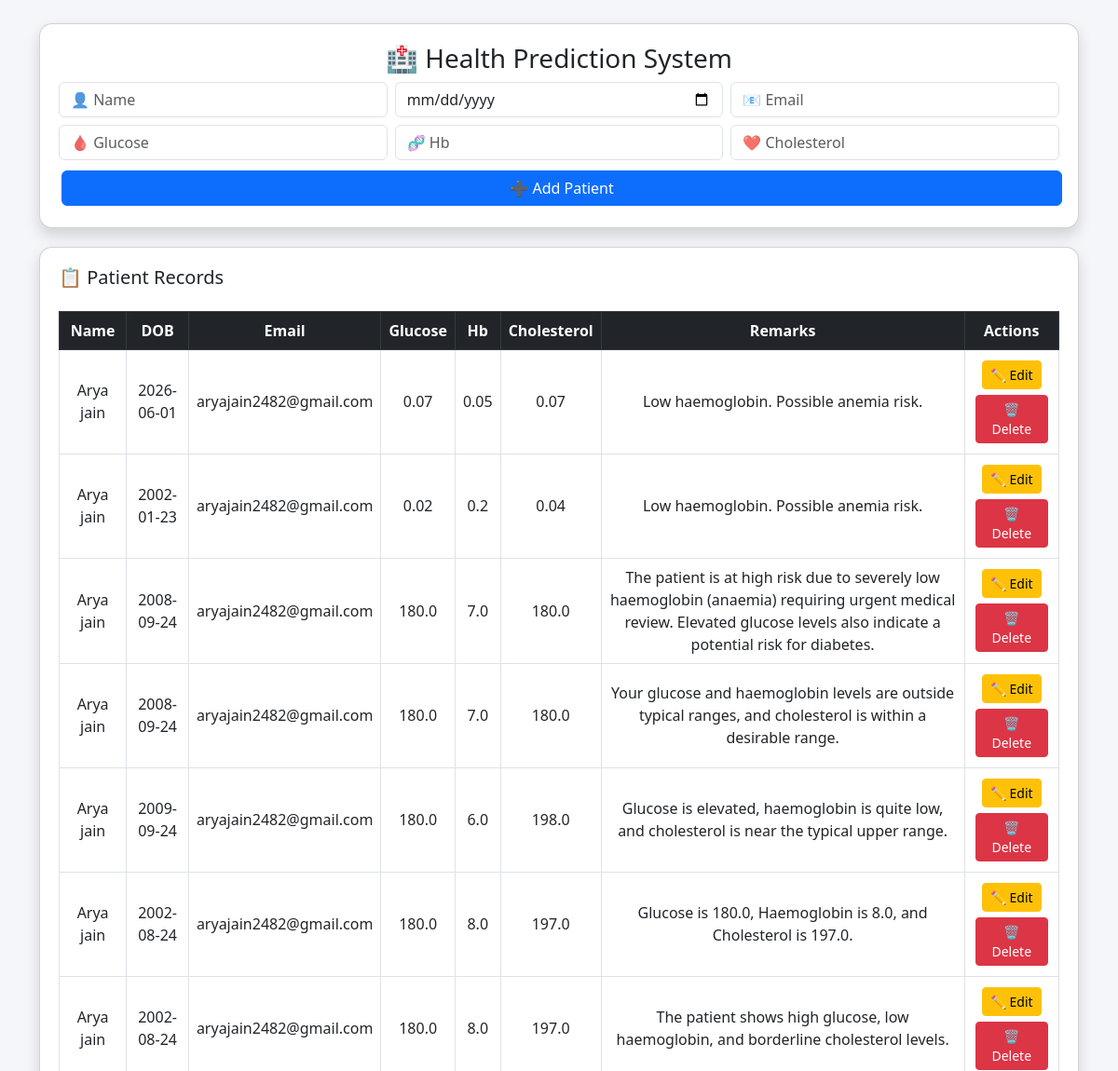
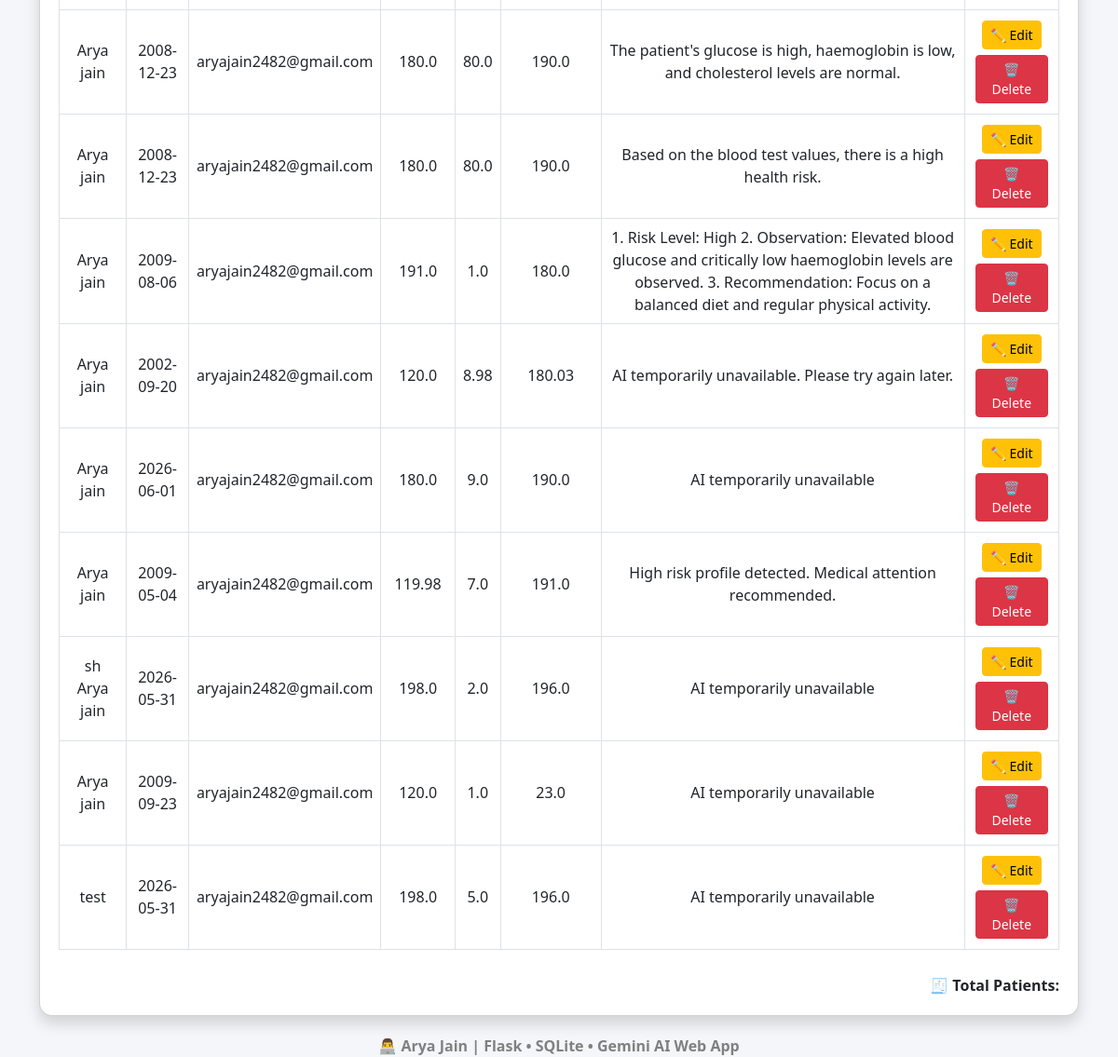
The page / on the database its author committed (2 pictures, top to bottom).
### tables this page shows
CREATE TABLE patients (
    id INTEGER PRIMARY KEY AUTOINCREMENT,
    name TEXT,
    dob TEXT,
    email TEXT,
    glucose REAL,
    haemoglobin REAL,
    cholesterol REAL,
    remarks TEXT
);

### app.py (the view, shortened to what this page needs)
@app.route("/", methods=["GET", "POST"])
def home():
    conn = sqlite3.connect("patients.db")
    cursor = conn.cursor()
    cursor.execute("SELECT * FROM patients")
    patients = cursor.fetchall()
    conn.close()
    return render_template("index.html", patients=patients)

### templates/index.html (shortened to what this page needs)
<!DOCTYPE html>
<html>
<head>
    <link href="https://cdn.jsdelivr.net/npm/bootstrap@5.3.0/dist/css/bootstrap.min.css" rel="stylesheet">
</head>
<body>
<div class="container">
    <div class="card shadow">
        <h3 class="text-center">🏥 Health Prediction System</h3>
        <form method="POST" class="row g-2">
            <div class="col-md-4">
                <input class="form-control" name="name" placeholder="👤 Name" required>
            </div>
            <div class="col-md-4">
                <input class="form-control" type="date" name="dob" required>
            </div>
            <div class="col-md-4">
                <input class="form-control" name="email" placeholder="📧 Email" required>
            </div>
            <div class="col-md-4">
                <input class="form-control" name="glucose" placeholder="🩸 Glucose" required>
            </div>
            <div class="col-md-4">
                <input class="form-control" name="haemoglobin" placeholder="🧬 Hb" required>
            </div>
            <div class="col-md-4">
                <input class="form-control" name="cholesterol" placeholder="❤️ Cholesterol" required>
            </div>
            <div class="col-12">
                <button class="btn btn-primary w-100">➕ Add Patient</button>
            </div>
        </form>
    </div>
    <div class="card shadow">
        <h5>📋 Patient Records</h5>
        <table class="table table-bordered table-hover mt-3">
            <thead class="table-dark">
                <tr>
                    <th>Name</th>
                    <th>DOB</th>
                    <th>Email</th>
                    <th>Glucose</th>
                    <th>Hb</th>
                    <th>Cholesterol</th>
                    <th>Remarks</th>
                    <th>Actions</th>
                </tr>
            </thead>
            <tbody>
                {% for p in patients %}
                <tr>
                    <td>{{ p[1] }}</td>
                    <td>{{ p[2] }}</td>
                    <td>{{ p[3] }}</td>
                    <td>{{ p[4] }}</td>
                    <td>{{ p[5] }}</td>
                    <td>{{ p[6] }}</td>
                    <td>{{ p[7] }}</td>
                    <td>
                        <a href="/edit/{{ p[0] }}" class="btn btn-warning btn-sm">✏️ Edit</a>
                        <a href="/delete/{{ p[0] }}" class="btn btn-danger btn-sm"
                           onclick="return confirm('Delete this patient?')">🗑️ Delete</a>
                    </td>
                </tr>
                {% endfor %}
            </tbody>
        </table>
        <div class="total">
            🧾 Total Patients: {{ total }}
        </div>
    </div>
    <div class="footer">
        👨‍💻 Arya Jain | Flask • SQLite • Gemini AI Web App
    </div>
</div>
</body>
</html>

### templates/index.html (style rules this page uses)
body { background: #f4f6f9; }
.container { margin-top: 25px; }
.card { padding: 20px; border-radius: 14px; margin-bottom: 20px; }
th, td { text-align: center; vertical-align: middle; }
.btn { margin: 3px; }
.footer { text-align: center; margin-top: 20px; font-weight: bold; color: gray; }
.total { text-align: right; font-weight: bold; margin-top: 10px; }

### rows shown on the page
patients: name "Arya jain", dob "2026-06-01", email "aryajain2482@gmail.com", glucose "0.07", haemoglobin "0.05", cholesterol "0.07", remarks "Low haemoglobin. Possible anemia risk."
patients: name "Arya jain", dob "2002-01-23", email "aryajain2482@gmail.com", glucose "0.02", haemoglobin "0.2", cholesterol "0.04", remarks "Low haemoglobin. Possible anemia risk."
patients: name "Arya jain", dob "2008-09-24", email "aryajain2482@gmail.com", glucose "180.0", haemoglobin "7.0", cholesterol "180.0", remarks "The patient is at high risk due to severely low haemoglobin (anaemia) requiring urgent medical review. Elevated glucose levels also indicate a potential risk for diabetes."
patients: name "Arya jain", dob "2008-09-24", email "aryajain2482@gmail.com", glucose "180.0", haemoglobin "7.0", cholesterol "180.0", remarks "Your glucose and haemoglobin levels are outside typical ranges, and cholesterol is within a desirable range."
patients: name "Arya jain", dob "2009-09-24", email "aryajain2482@gmail.com", glucose "180.0", haemoglobin "6.0", cholesterol "198.0", remarks "Glucose is elevated, haemoglobin is quite low, and cholesterol is near the typical upper range."
patients: name "Arya jain", dob "2002-08-24", email "aryajain2482@gmail.com", glucose "180.0", haemoglobin "8.0", cholesterol "197.0", remarks "Glucose is 180.0, Haemoglobin is 8.0, and Cholesterol is 197.0."
patients: name "Arya jain", dob "2002-08-24", email "aryajain2482@gmail.com", glucose "180.0", haemoglobin "8.0", cholesterol "197.0", remarks "The patient shows high glucose, low haemoglobin, and borderline cholesterol levels."
patients: name "Arya jain", dob "2008-12-23", email "aryajain2482@gmail.com", glucose "180.0", haemoglobin "80.0", cholesterol "190.0", remarks "The patient's glucose is high, haemoglobin is low, and cholesterol levels are normal."
patients: name "Arya jain", dob "2008-12-23", email "aryajain2482@gmail.com", glucose "180.0", haemoglobin "80.0", cholesterol "190.0", remarks "Based on the blood test values, there is a high health risk."
patients: name "Arya jain", dob "2009-08-06", email "aryajain2482@gmail.com", glucose "191.0", haemoglobin "1.0", cholesterol "180.0", remarks "1. Risk Level: High 2. Observation: Elevated blood glucose and critically low haemoglobin levels are observed. 3. Recommendation: Focus on a balanced diet and regular physical activity."
patients: name "Arya jain", dob "2002-09-20", email "aryajain2482@gmail.com", glucose "120.0", haemoglobin "8.98", cholesterol "180.03", remarks "AI temporarily unavailable. Please try again later."
patients: name "Arya jain", dob "2026-06-01", email "aryajain2482@gmail.com", glucose "180.0", haemoglobin "9.0", cholesterol "190.0", remarks "AI temporarily unavailable"
patients: name "Arya jain", dob "2009-05-04", email "aryajain2482@gmail.com", glucose "119.98", haemoglobin "7.0", cholesterol "191.0", remarks "High risk profile detected. Medical attention recommended."
patients: name "sh Arya jain", dob "2026-05-31", email "aryajain2482@gmail.com", glucose "198.0", haemoglobin "2.0", cholesterol "196.0", remarks "AI temporarily unavailable"
patients: name "Arya jain", dob "2009-09-23", email "aryajain2482@gmail.com", glucose "120.0", haemoglobin "1.0", cholesterol "23.0", remarks "AI temporarily unavailable"
patients: name "test", dob "2026-05-31", email "aryajain2482@gmail.com", glucose "198.0", haemoglobin "5.0", cholesterol "196.0", remarks "AI temporarily unavailable"
